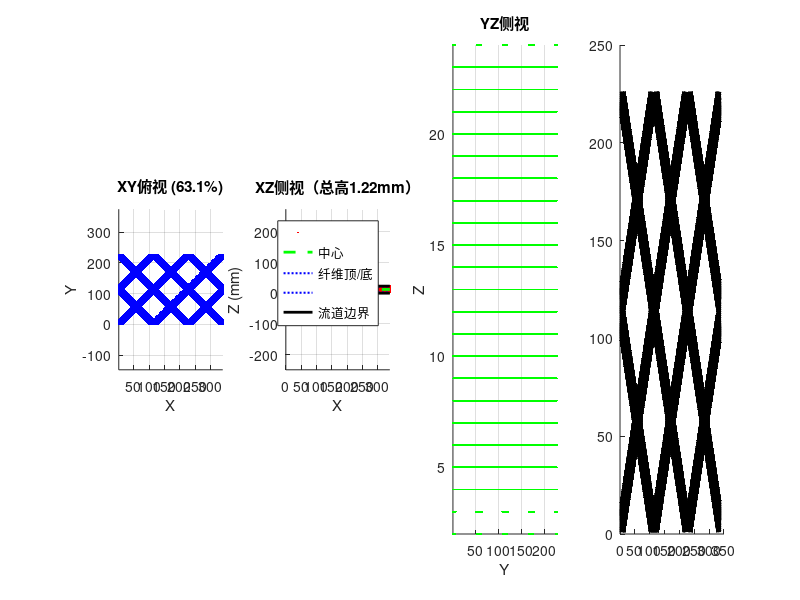

Write the MATLAB code that produced this figure. (Note: this script raises an error after producing the figure.)
%% RO 菱形编织隔网（单层对称结构 - 总高1.22mm）
clear; clc; close all;

%% 精确尺寸
d_fiber = 1.0;        % mm，纤维直径
r_fiber = 0.5;        % mm，纤维半径
d_node = 1.22;        % mm，节点直径（总高度！）
r_node = d_node / 2;  % 0.61 mm，节点半径（也是总高度的一半）

pitch = 4.0;          % mm，节距
dx = 0.05;            % mm

diamond_diag = pitch * sqrt(2);  % ≈ 5.657 mm

%% 计算域：增加Y方向长度，确保节点完整
num_cross = 3;
Lx = num_cross * diamond_diag;
Ly = 2 * diamond_diag;  % 原来是1个，现在2个节距，确保Y方向有完整cross
Lz = d_node;          % 关键：总高度 = 节点直径 = 1.22mm

NX = round(Lx / dx);
NY = round(Ly / dx);
NZ = round(Lz / dx);

fprintf('=== 单层对称隔网（总高=节点直径）===\n');
fprintf('纤维直径: %.2f mm (半径%.2f)\n', d_fiber, r_fiber);
fprintf('节点直径: %.2f mm (半径%.2f) ← 也是总高度\n', d_node, r_node);
fprintf('网格: %d×%d×%d\n', NX, NY, NZ);
fprintf('总高度 Lz = %.2f mm\n', Lz);

%% 生成网格
x = (0:NX-1) * dx;
y = (0:NY-1) * dx;
z = (0:NZ-1) * dx;
[X, Y, Z] = meshgrid(x, y, z);

%% 关键：纤维和节点中心都在流道正中间（Z=0.61mm）
z_center = r_node;  % 0.61mm，正好是一半高度

solid = false(NY, NX, NZ);

%% 生成下层纤维（+45°）
for c = -Ly:diamond_diag:(Lx+Ly)
    dist_xy = abs(X(:,:,1) - Y(:,:,1) - c) / sqrt(2);
    for iz = 1:NZ
        z_phys = z(iz);
        dist_z = abs(z_phys - z_center);
        is_cyl = (dist_xy < r_fiber) & (dist_z < r_fiber);
        solid(:, :, iz) = solid(:, :, iz) | is_cyl;
    end
end

%% 生成上层纤维（-45°）
for c = 0:diamond_diag:(Lx+Ly)
    dist_xy = abs(X(:,:,1) + Y(:,:,1) - c) / sqrt(2);
    for iz = 1:NZ
        z_phys = z(iz);
        dist_z = abs(z_phys - z_center);
        is_cyl = (dist_xy < r_fiber) & (dist_z < r_fiber);
        solid(:, :, iz) = solid(:, :, iz) | is_cyl;
    end
end

%% 生成球形节点（上下对称，填满1.22mm高度）
for c1 = -Ly:diamond_diag:(Lx+Ly)
    for c2 = 0:diamond_diag:(Lx+Ly)
        x_cross = (c1 + c2) / 2;
        y_cross = (c2 - c1) / 2;
        
        if x_cross >= 0 && x_cross <= Lx && y_cross >= 0 && y_cross <= Ly
            % 节点中心在流道正中间
            z_node_center = z_center;
            
            % 球体：上下对称，半径0.61mm刚好到顶和底
            dist_sq = (X - x_cross).^2 + (Y - y_cross).^2 + (Z - z_node_center).^2;
            solid(dist_sq < r_node^2) = true;
        end
    end
end

%% 统计
solid_count = sum(solid(:));
porosity = 1 - solid_count / (NX*NY*NZ);
fprintf('\n孔隙率: %.2f%%\n', porosity*100);
fprintf('几何验证:\n');
fprintf('  纤维中心: Z=%.2f mm\n', z_center);
fprintf('  纤维范围: %.2f ~ %.2f mm (直径1.0mm)\n', z_center-r_fiber, z_center+r_fiber);
fprintf('  节点范围: %.2f ~ %.2f mm (直径1.22mm，填满)\n', z_center-r_node, z_center+r_node);
fprintf('  节点顶部/底部刚好在流道边界！\n');

%% 可视化
figure('Name', '单层对称隔网（总高1.22mm）', 'Position', [30 30 1600 450]);

[ys, xs, zs] = ind2sub([NY, NX, NZ], find(solid));

% XY俯视图
subplot(1,4,1);
scatter(xs, ys, 2, 'b', 'filled');
axis equal tight;
xlabel('X'); ylabel('Y');
title(sprintf('XY俯视 (%.1f%%)', porosity*100));
grid on;

% XZ侧视图 - 关键验证图
subplot(1,4,2);
scatter(xs, zs, 2, 'r', 'filled');
axis equal tight;
xlabel('X'); ylabel('Z (mm)');
title('XZ侧视（总高1.22mm）');
grid on;
hold on;
% 标记关键位置（转换为网格坐标）
z_center_idx = z_center / dx;
z_fiber_top_idx = (z_center + r_fiber) / dx;
z_fiber_bot_idx = (z_center - r_fiber) / dx;
plot([0 NX], [z_center_idx z_center_idx], 'g--', 'LineWidth', 2); % 中心
plot([0 NX], [z_fiber_top_idx z_fiber_top_idx], 'b:', 'LineWidth', 1.5); % 纤维顶
plot([0 NX], [z_fiber_bot_idx z_fiber_bot_idx], 'b:', 'LineWidth', 1.5); % 纤维底
plot([0 NX], [0 0], 'k-', 'LineWidth', 2); % 底边界
plot([0 NX], [NZ-1 NZ-1], 'k-', 'LineWidth', 2); % 顶边界
hold off;
legend('', '中心', '纤维顶/底', '', '流道边界');

% YZ侧视图
subplot(1,4,3);
scatter(ys, zs, 2, 'g', 'filled');
axis tight;
xlabel('Y'); ylabel('Z');
title('YZ侧视');
grid on;

% 3D实体图 - 使用平滑让节点更圆润
subplot(1,4,4);
solid_double = double(solid);
% 关键：使用smooth3平滑，消除锯齿，凸显球状节点
solid_smooth = smooth3(solid_double, 'gaussian', 5, 1.0);
p = patch(isosurface(solid_smooth, 0.5));
isonormals(solid_smooth, p);
p.FaceColor = [0.3 0.6 0.9];
p.EdgeColor = 'none';
p.FaceAlpha = 0.9;
daspect([1 1 1]);
view(45, 30);
camlight; lighting gouraud;
axis tight;
xlabel('X'); ylabel('Y'); zlabel('Z');
title('3D实体（平滑后）');
rotate3d on;

%% 导出
save('geometry_single_layer.mat', 'solid', 'x', 'y', 'z', 'NX', 'NY', 'NZ', ...
     'd_fiber', 'r_fiber', 'd_node', 'r_node', 'pitch', 'dx', 'porosity', 'z_center');

fid = fopen('geometry_single_layer.dat', 'w');
fprintf(fid, 'X Y Z Type\n');
for i = 1:length(xs)
    fprintf(fid, '%d %d %d 1\n', xs(i)-1, ys(i)-1, zs(i)-1);
end
fclose(fid);

fprintf('\n已保存: geometry_single_layer.mat / .dat\n');

%% 额外验证：单独显示一个节点截面，确认是圆形
figure('Name', '节点截面验证', 'Position', [200 200 600 300]);

% 找到第一个cross点附近的切片
c1_test = 0; c2_test = diamond_diag;
x_test = (c1_test + c2_test) / 2;
y_test = (c2_test - c1_test) / 2;
x_idx = round(x_test / dx) + 1;
y_idx = round(y_test / dx) + 1;

% 显示该位置的XZ截面（通过cross点）
subplot(1,2,1);
imagesc(squeeze(solid(:, y_idx, :))');
axis image; colormap([1 1 1; 0 0 1]);
title(sprintf('XZ截面 @ Y=%.1f (cross点)', y_test));
xlabel('X'); ylabel('Z');

% 显示YZ截面
subplot(1,2,2);
imagesc(squeeze(solid(x_idx, :, :))');
axis image; colormap([1 1 1; 0 0 1]);
title(sprintf('YZ截面 @ X=%.1f', x_test));
xlabel('Y'); ylabel('Z');

sgtitle('节点截面验证（应是圆形）');
